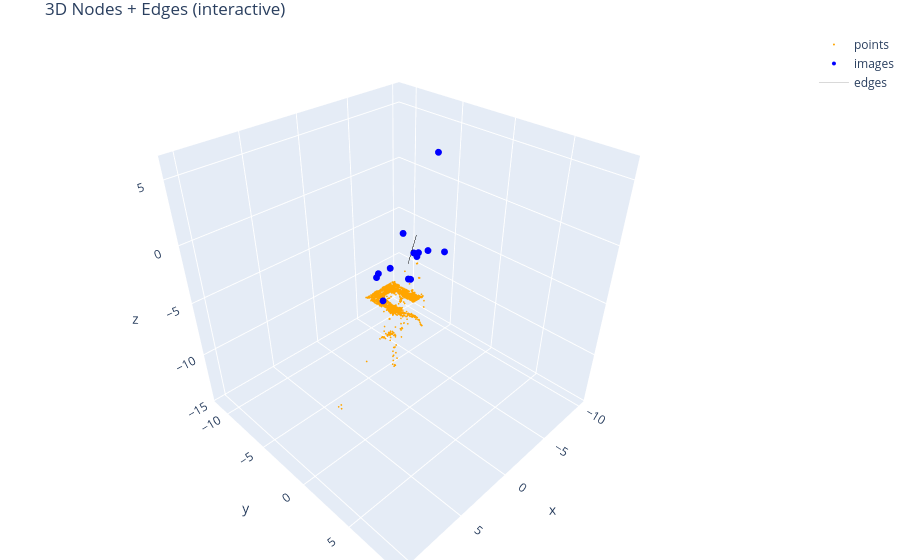

Notebook code for this chart:
### Code cell
import numpy as np, plotly.graph_objects as go

imgs = list(reconstruction.images.values())
cams = np.array([im.projection_center() for im in imgs])
pts  = np.array([p.xyz for p in reconstruction.points3D.values()])

P = np.vstack([pts, cams]) ; c = np.median(P,0) ; lo,hi = np.percentile(P,(10,90),0) ; r = (hi-lo).max()/2
lC,hC = np.percentile(cams,(2.5,97.5),0) ; r = max(r, np.abs(np.vstack([hC-c, c-lC])).max())

fig = go.Figure([
    go.Scatter3d(x=pts[:,0],  y=pts[:,1],  z=pts[:,2],  mode='markers', name='points', marker=dict(size=1, color='orange')),
    go.Scatter3d(x=cams[:,0], y=cams[:,1], z=cams[:,2], mode='markers', name='images', marker=dict(size=4, color='blue'))
])

SAMPLE, N_IMGS, N_EDGES = True, 5, 10000
ims = imgs if not SAMPLE else imgs[:min(N_IMGS, len(imgs))]
X=Y=Z=[]
for im in ims:
    c0 = im.projection_center()
    for p2d in im.points2D:
        pid = p2d.point3D_id
        if pid in reconstruction.points3D:
            q = reconstruction.points3D[pid].xyz
            X += [c0[0], q[0], None]; Y += [c0[1], q[1], None]; Z += [c0[2], q[2], None]
            if SAMPLE and len(X)//3 >= N_EDGES: break
    if SAMPLE and len(X)//3 >= N_EDGES: break
fig.add_trace(go.Scatter3d(x=X, y=Y, z=Z, mode='lines', name='edges', line=dict(width=1, color='rgba(0,0,0,0.15)')))

fig.update_layout(scene=dict(
    xaxis=dict(range=[c[0]-r, c[0]+r]),
    yaxis=dict(range=[c[1]-r, c[1]+r]),
    zaxis=dict(range=[c[2]-r, c[2]+r]),
    aspectmode='cube'
), margin=dict(l=0,r=0,t=30,b=0), title='3D Nodes + Edges (interactive)')
fig.show()

### Figure 1 — Plotly figure (JSON) as saved in the notebook; plotly's stock layout.template omitted (floating-point values rounded to 4 significant figures; data arrays with more than 128 entries replaced by an {"elided": "..."} marker saying what was removed)
{"data": [{"marker": {"color": "orange", "size": 1}, "mode": "markers", "name": "points", "type": "scatter3d", "x": {"elided": "2321 float values"}, "y": {"elided": "2321 float values"}, "z": {"elided": "2321 float values"}}, {"marker": {"color": "blue", "size": 4}, "mode": "markers", "name": "images", "type": "scatter3d", "x": [-1.769, 0.2359, -2.105, 2.05, 3.139, 3.0, 0.9404, 3.311, -3.53, -0.5426, -2.112, 0.2732, -0.1962, -0.5256, -0.5479], "y": [-0.1038, 0.1313, 0.2459, -0.05463, -0.07414, 0.1842, 0.06188, -0.07604, -0.04625, -0.03189, 0.2704, -0.04825, -0.005885, 0.1324, -0.03339], "z": [-0.7871, -2.2, 6.651, -0.5273, -0.4677, -2.647, 1.781, -0.7006, -1.632, -0.7188, 6.688, -2.244, -0.2627, -0.3204, -0.721]}, {"line": {"color": "rgba(0,0,0,0.15)", "width": 1}, "mode": "lines", "name": "edges", "type": "scatter3d", "x": {"elided": "21654 float values"}, "y": {"elided": "21654 float values"}, "z": {"elided": "21654 float values"}}], "layout": {"margin": {"b": 0, "l": 0, "r": 0, "t": 30}, "scene": {"aspectmode": "cube", "xaxis": {"range": [-10.74, 11.05]}, "yaxis": {"range": [-12.0, 9.797]}, "zaxis": {"range": [-15.12, 6.675]}}, "title": {"text": "3D Nodes + Edges (interactive)"}}}
